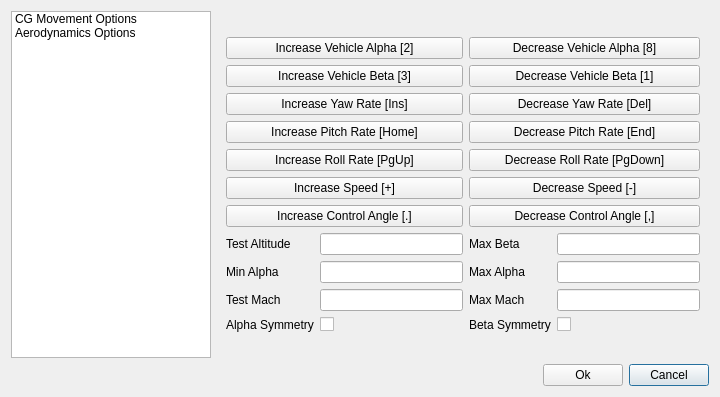
<?xml version="1.0" encoding="UTF-8"?>
<ui version="4.0">
 <class>GeometrySettingsDialog</class>
 <widget class="QDialog" name="GeometrySettingsDialog">
  <property name="geometry">
   <rect>
    <x>0</x>
    <y>0</y>
    <width>720</width>
    <height>397</height>
   </rect>
  </property>
  <property name="windowTitle">
   <string>Geometry Settings</string>
  </property>
  <layout class="QGridLayout" name="gridLayout_2">
   <item row="1" column="1">
    <layout class="QGridLayout" name="gridLayout">
     <item row="0" column="2">
      <widget class="QPushButton" name="mCancelButton">
       <property name="text">
        <string>Cancel</string>
       </property>
      </widget>
     </item>
     <item row="0" column="1">
      <widget class="QPushButton" name="mOkButton">
       <property name="text">
        <string>Ok</string>
       </property>
      </widget>
     </item>
     <item row="0" column="0">
      <spacer name="horizontalSpacer">
       <property name="orientation">
        <enum>Qt::Horizontal</enum>
       </property>
       <property name="sizeHint" stdset="0">
        <size>
         <width>40</width>
         <height>20</height>
        </size>
       </property>
      </spacer>
     </item>
    </layout>
   </item>
   <item row="0" column="0">
    <widget class="QListWidget" name="mOptionsListWidget">
     <property name="maximumSize">
      <size>
       <width>200</width>
       <height>16777215</height>
      </size>
     </property>
     <item>
      <property name="text">
       <string>CG Movement Options</string>
      </property>
     </item>
     <item>
      <property name="text">
       <string>Aerodynamics Options</string>
      </property>
     </item>
    </widget>
   </item>
   <item row="0" column="1">
    <widget class="QStackedWidget" name="mStackedWidget">
     <property name="currentIndex">
      <number>1</number>
     </property>
     <widget class="QWidget" name="mCGOptionsPage">
      <layout class="QGridLayout" name="gridLayout_4">
       <item row="2" column="0">
        <spacer name="horizontalSpacer_4">
         <property name="orientation">
          <enum>Qt::Horizontal</enum>
         </property>
         <property name="sizeHint" stdset="0">
          <size>
           <width>40</width>
           <height>20</height>
          </size>
         </property>
        </spacer>
       </item>
       <item row="5" column="1">
        <widget class="QPushButton" name="mMoveCGAllButton">
         <property name="text">
          <string>Move To CG (All axes) [F4]</string>
         </property>
        </widget>
       </item>
       <item row="4" column="1">
        <widget class="QPushButton" name="mMoveCGXZButton">
         <property name="text">
          <string>Move To CG (X and Z axes) [F3]</string>
         </property>
        </widget>
       </item>
       <item row="2" column="2">
        <spacer name="horizontalSpacer_2">
         <property name="orientation">
          <enum>Qt::Horizontal</enum>
         </property>
         <property name="sizeHint" stdset="0">
          <size>
           <width>40</width>
           <height>20</height>
          </size>
         </property>
        </spacer>
       </item>
       <item row="6" column="1">
        <spacer name="verticalSpacer_7">
         <property name="orientation">
          <enum>Qt::Vertical</enum>
         </property>
         <property name="sizeHint" stdset="0">
          <size>
           <width>20</width>
           <height>40</height>
          </size>
         </property>
        </spacer>
       </item>
       <item row="7" column="1">
        <spacer name="verticalSpacer">
         <property name="orientation">
          <enum>Qt::Vertical</enum>
         </property>
         <property name="sizeHint" stdset="0">
          <size>
           <width>20</width>
           <height>40</height>
          </size>
         </property>
        </spacer>
       </item>
       <item row="2" column="1">
        <widget class="QPushButton" name="mMoveCGZButton">
         <property name="text">
          <string>MoveTo CG (Z-axis only) [F2]</string>
         </property>
        </widget>
       </item>
       <item row="0" column="1">
        <spacer name="verticalSpacer_6">
         <property name="orientation">
          <enum>Qt::Vertical</enum>
         </property>
         <property name="sizeHint" stdset="0">
          <size>
           <width>20</width>
           <height>40</height>
          </size>
         </property>
        </spacer>
       </item>
       <item row="1" column="1">
        <widget class="QPushButton" name="mMoveCGXButton">
         <property name="text">
          <string>Move To CG (X-axis only) [F1]</string>
         </property>
        </widget>
       </item>
      </layout>
     </widget>
     <widget class="QWidget" name="mAeroOptionsPage">
      <layout class="QGridLayout" name="gridLayout_7">
       <item row="7" column="0" colspan="4">
        <layout class="QGridLayout" name="gridLayout_3">
         <item row="9" column="1">
          <widget class="QLineEdit" name="mMinAlphaLineEdit"/>
         </item>
         <item row="9" column="0">
          <widget class="QLabel" name="mMinAlphaLabel">
           <property name="text">
            <string>Min Alpha</string>
           </property>
          </widget>
         </item>
         <item row="9" column="3">
          <widget class="QLineEdit" name="mMaxAlphaLineEdit"/>
         </item>
         <item row="9" column="2">
          <widget class="QLabel" name="mMaxAlphaLabel">
           <property name="text">
            <string>Max Alpha</string>
           </property>
          </widget>
         </item>
         <item row="8" column="1">
          <widget class="QLineEdit" name="mTestAltitudeLineEdit"/>
         </item>
         <item row="8" column="0">
          <widget class="QLabel" name="mTestAltitudeLabel">
           <property name="text">
            <string>Test Altitude</string>
           </property>
          </widget>
         </item>
         <item row="7" column="2" colspan="2">
          <widget class="QPushButton" name="mDecreaseControlAngleButton">
           <property name="text">
            <string>Decrease Control Angle [,]</string>
           </property>
          </widget>
         </item>
         <item row="8" column="2">
          <widget class="QLabel" name="mMaxBetaLabel">
           <property name="text">
            <string>Max Beta</string>
           </property>
          </widget>
         </item>
         <item row="8" column="3">
          <widget class="QLineEdit" name="mMaxBetaLineEdit"/>
         </item>
         <item row="10" column="2">
          <widget class="QLabel" name="mMaxMachLabel">
           <property name="text">
            <string>Max Mach</string>
           </property>
          </widget>
         </item>
         <item row="10" column="0">
          <widget class="QLabel" name="mTestMachLabel">
           <property name="text">
            <string>Test Mach</string>
           </property>
          </widget>
         </item>
         <item row="7" column="0" colspan="2">
          <widget class="QPushButton" name="mIncreaseControlAngleButton">
           <property name="text">
            <string>Increase Control Angle [.]</string>
           </property>
          </widget>
         </item>
         <item row="10" column="3">
          <widget class="QLineEdit" name="mMaxMachLineEdit"/>
         </item>
         <item row="10" column="1">
          <widget class="QLineEdit" name="mTestMachLineEdit"/>
         </item>
         <item row="5" column="2" colspan="2">
          <widget class="QPushButton" name="mDecreaseRollButton">
           <property name="text">
            <string>Decrease Roll Rate [PgDown]</string>
           </property>
          </widget>
         </item>
         <item row="6" column="2" colspan="2">
          <widget class="QPushButton" name="mDecreaseSpeedButton">
           <property name="text">
            <string>Decrease Speed [-]</string>
           </property>
          </widget>
         </item>
         <item row="4" column="2" colspan="2">
          <widget class="QPushButton" name="mDecreasePitchButton">
           <property name="text">
            <string>Decrease Pitch Rate [End]</string>
           </property>
          </widget>
         </item>
         <item row="3" column="0" colspan="2">
          <widget class="QPushButton" name="mIncreaseYawButton">
           <property name="text">
            <string>Increase Yaw Rate [Ins]</string>
           </property>
          </widget>
         </item>
         <item row="2" column="0" colspan="2">
          <widget class="QPushButton" name="mIncreaseBetaButton">
           <property name="text">
            <string>Increase Vehicle Beta [3]</string>
           </property>
          </widget>
         </item>
         <item row="3" column="2" colspan="2">
          <widget class="QPushButton" name="mDecreaseYawButton">
           <property name="text">
            <string>Decrease Yaw Rate [Del]</string>
           </property>
          </widget>
         </item>
         <item row="2" column="2" colspan="2">
          <widget class="QPushButton" name="mDecreaseBetaButton">
           <property name="text">
            <string>Decrease Vehicle Beta [1]</string>
           </property>
          </widget>
         </item>
         <item row="1" column="2" colspan="2">
          <widget class="QPushButton" name="mDecreaseAlphaButton">
           <property name="text">
            <string>Decrease Vehicle Alpha [8]</string>
           </property>
          </widget>
         </item>
         <item row="1" column="0" colspan="2">
          <widget class="QPushButton" name="mIncreaseAlphaButton">
           <property name="text">
            <string>Increase Vehicle Alpha [2]</string>
           </property>
          </widget>
         </item>
         <item row="5" column="0" colspan="2">
          <widget class="QPushButton" name="mIncreaseRollButton">
           <property name="text">
            <string>Increase Roll Rate [PgUp]</string>
           </property>
          </widget>
         </item>
         <item row="4" column="0" colspan="2">
          <widget class="QPushButton" name="mIncreasePitchButton">
           <property name="text">
            <string>Increase Pitch Rate [Home]</string>
           </property>
          </widget>
         </item>
         <item row="6" column="0" colspan="2">
          <widget class="QPushButton" name="mIncreaseSpeedButton">
           <property name="text">
            <string>Increase Speed [+]</string>
           </property>
          </widget>
         </item>
         <item row="11" column="1">
          <widget class="QCheckBox" name="mAlphaSymmetryCheckBox">
           <property name="layoutDirection">
            <enum>Qt::LeftToRight</enum>
           </property>
           <property name="text">
            <string/>
           </property>
          </widget>
         </item>
         <item row="11" column="0">
          <widget class="QLabel" name="mAlphaSymmetryLabel">
           <property name="text">
            <string>Alpha Symmetry</string>
           </property>
          </widget>
         </item>
         <item row="11" column="3">
          <widget class="QCheckBox" name="mBetaSymmetryCheckBox">
           <property name="layoutDirection">
            <enum>Qt::LeftToRight</enum>
           </property>
           <property name="text">
            <string/>
           </property>
          </widget>
         </item>
         <item row="11" column="2">
          <widget class="QLabel" name="mBetaSymmetryLabel">
           <property name="text">
            <string>Beta Symmetry</string>
           </property>
          </widget>
         </item>
        </layout>
       </item>
      </layout>
     </widget>
    </widget>
   </item>
  </layout>
 </widget>
 <tabstops>
  <tabstop>mOptionsListWidget</tabstop>
  <tabstop>mMoveCGXButton</tabstop>
  <tabstop>mMoveCGZButton</tabstop>
  <tabstop>mMoveCGXZButton</tabstop>
  <tabstop>mMoveCGAllButton</tabstop>
  <tabstop>mOkButton</tabstop>
  <tabstop>mCancelButton</tabstop>
  <tabstop>mIncreaseAlphaButton</tabstop>
  <tabstop>mDecreaseAlphaButton</tabstop>
  <tabstop>mIncreaseBetaButton</tabstop>
  <tabstop>mDecreaseBetaButton</tabstop>
  <tabstop>mIncreaseYawButton</tabstop>
  <tabstop>mDecreaseYawButton</tabstop>
  <tabstop>mIncreasePitchButton</tabstop>
  <tabstop>mDecreasePitchButton</tabstop>
  <tabstop>mIncreaseRollButton</tabstop>
  <tabstop>mDecreaseRollButton</tabstop>
  <tabstop>mIncreaseSpeedButton</tabstop>
  <tabstop>mDecreaseSpeedButton</tabstop>
  <tabstop>mIncreaseControlAngleButton</tabstop>
  <tabstop>mDecreaseControlAngleButton</tabstop>
  <tabstop>mTestAltitudeLineEdit</tabstop>
  <tabstop>mMaxBetaLineEdit</tabstop>
  <tabstop>mMinAlphaLineEdit</tabstop>
  <tabstop>mMaxAlphaLineEdit</tabstop>
  <tabstop>mTestMachLineEdit</tabstop>
  <tabstop>mMaxMachLineEdit</tabstop>
  <tabstop>mAlphaSymmetryCheckBox</tabstop>
  <tabstop>mBetaSymmetryCheckBox</tabstop>
 </tabstops>
 <resources/>
 <connections/>
</ui>
